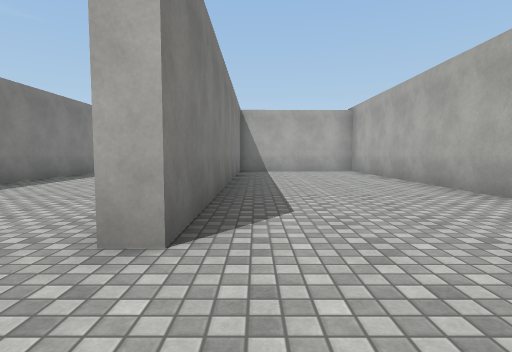
view 1 (above)

24 first-person views from a walk through a scene from a Unity 3-D project. The camera is 1.2 m above the floor, tilts 4° down and sees 80° across. The floor is counted in squares, 2 m on a side. Each view is taken from the middle of a square. On the plan, view 1 faces up. The plan holds only what a view shows up to about 9 squares ahead; the rest is blank. The place goes on beyond the plan. Some animated figures are not drawn. Surface patterns are stand-ins for the level's own textures.

view 2
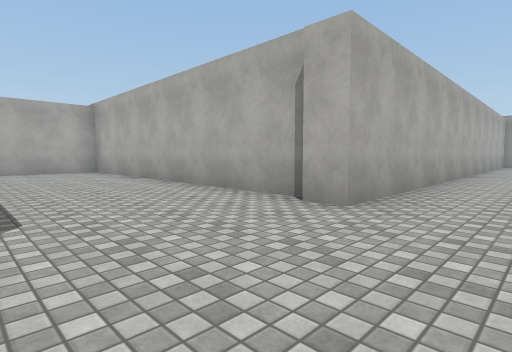

view 3
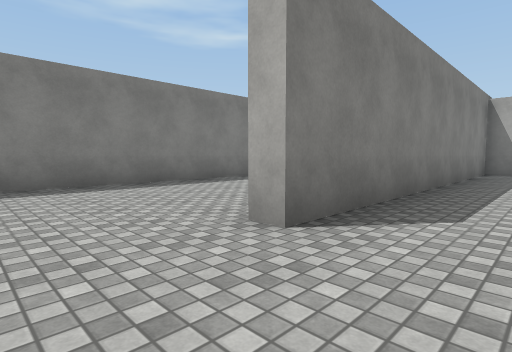

view 4
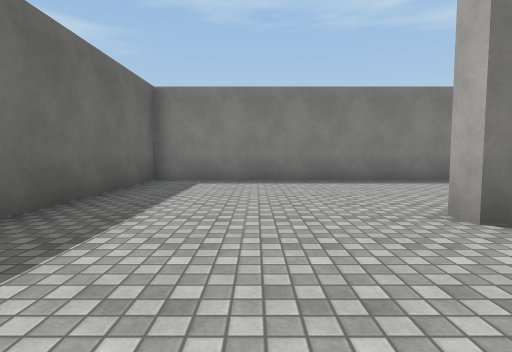

view 5
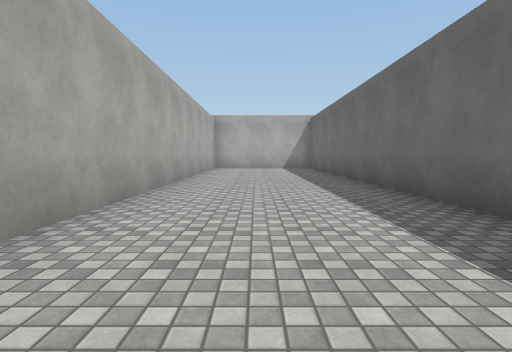

view 6
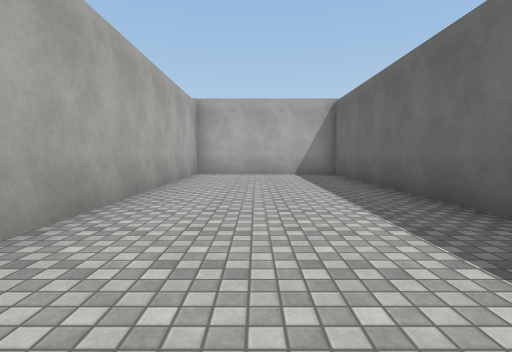

view 7
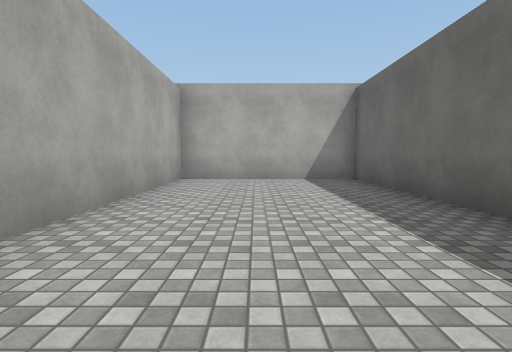

view 8
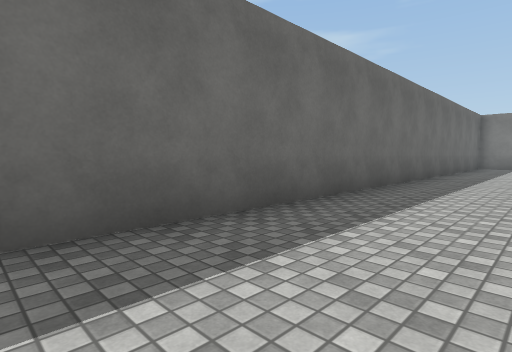

view 9
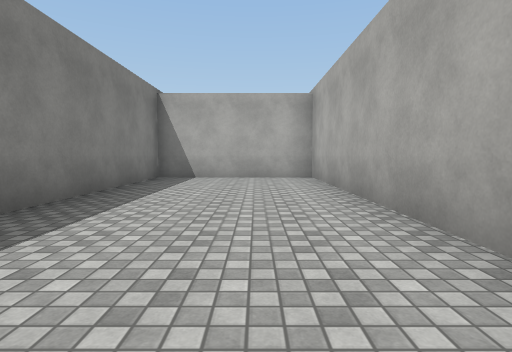

view 10
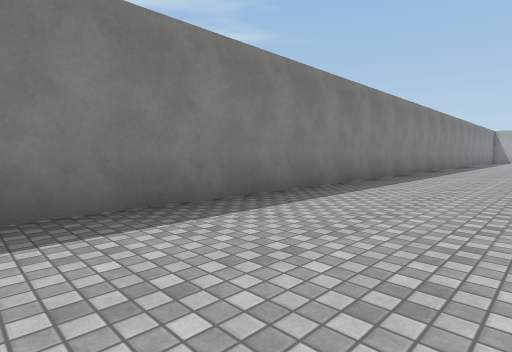

view 11
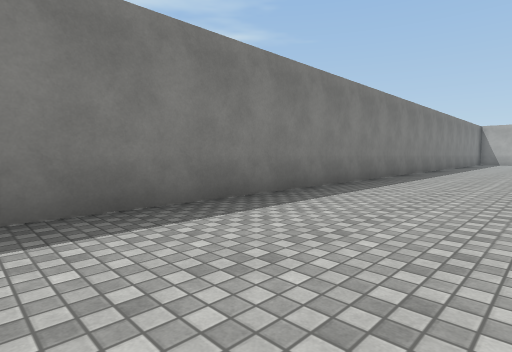

view 12
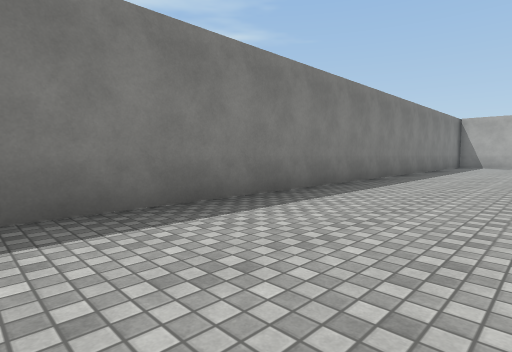

view 13
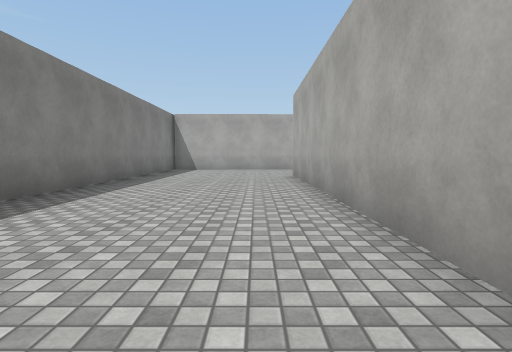

view 14
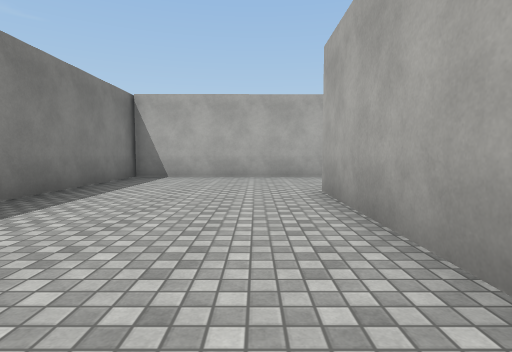

view 15
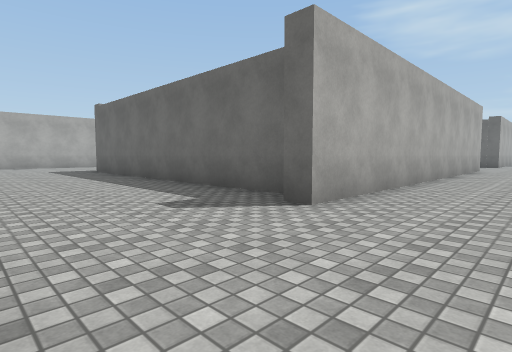

view 16
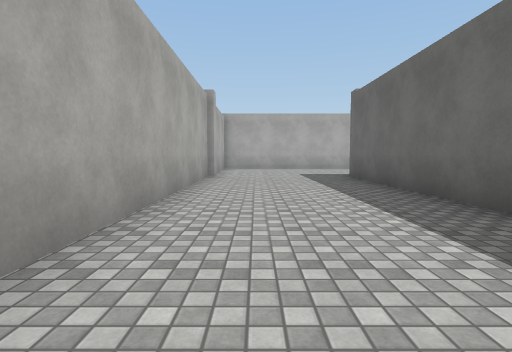

view 17
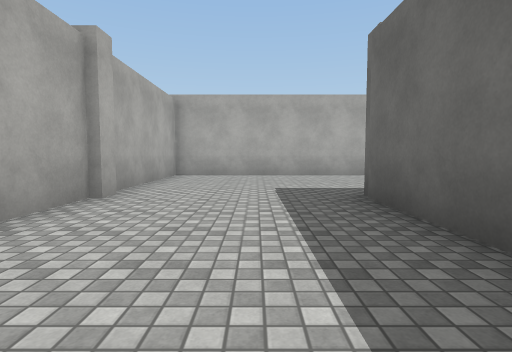

view 18
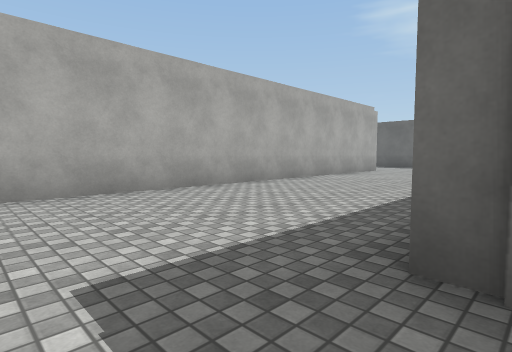

view 19
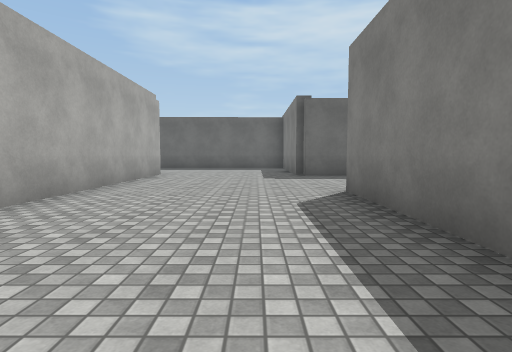

view 20
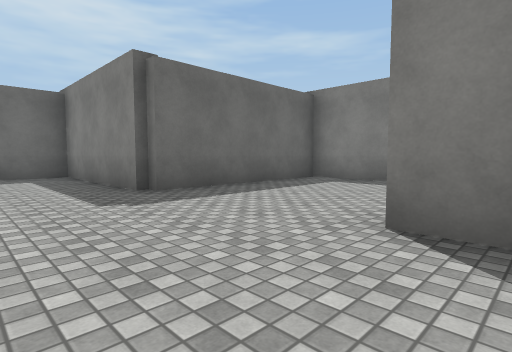

view 21
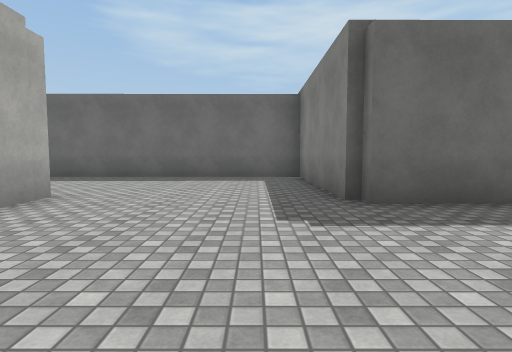

view 22
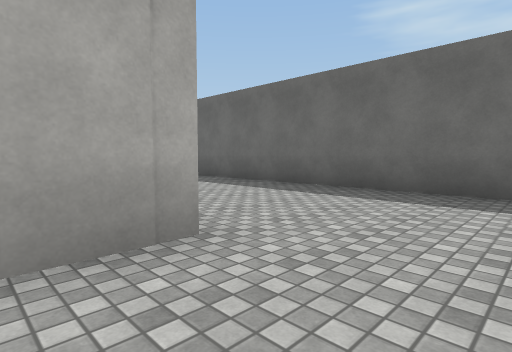

view 23
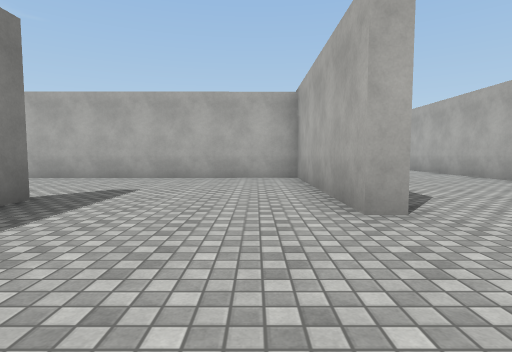

view 24
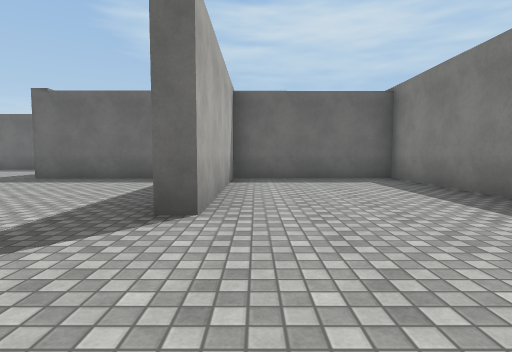

### Floor plan
Points are (right, up) in squares from view 1. A wall is a line through its corners. A room is listed if a view was taken in it or the views show most of it. See-through windows are left out.
Room 1 (views 1, 2, 3, 4, 5, 6, 7, 8, 9, 10, 11, 12, 13, 14, 15, 16, 17, 18, 19, 20, 21, 22, 23, 24)
walls: (8.8, 16) (8.8, 11.8) (18.5, 11.9); (4, 18.2) (4, 16.2) (8.5, 16.3) (8.5, 15.9); (-0.9, 18.2) (-0.9, 26) (-0.4, 26); (12.9, 15.6) (12.9, 29.3) (9, 29.3); (-0.6, 19.9) (-0.6, 16.2) (3.5, 16.2) (3.5, 21) (4, 21) (4, 20.5); (3.5, 2.5) (3.5, 11.1) (-0.6, 11) (-0.6, 1.9) (-1.1, 1.9); (8.5, 23.2) (8.5, 20) (8.1, 20) (8.1, 24.9) (1, 24.9); (-0.1, 25.4) (8.5, 25.5); (8.6, 29.1) (8.1, 29.1); (8.3, 29.3) (1.4, 29.2); (-0.1, 29.2) (-5.3, 29.2) (-5.3, -2.4) (17.5, -2.4) (17.5, 1.8) (3.2, 1.7) (3.2, 2.4)

Where each view was taken, in squares from view 1:
view 1: 0 up, 0 right, facing up
view 2: 0 up, 0 right, facing up-right
view 3: 0 up, 1 right, facing up-left
view 4: 0 up, 2 right, facing left
view 5: 0 up, 4 right, facing right
view 6: 0 up, 8 right, facing right
view 7: 0 up, 10 right, facing right
view 8: 0 up, 10 right, facing down-left
view 9: 3 up, 2 right, facing up
view 10: 3 up, 2 left, facing up-left
view 11: 8 up, 2 left, facing up-left
view 12: 13 up, 2 left, facing up-left
view 13: 17 up, 2 left, facing up
view 14: 21 up, 2 left, facing up
view 15: 29 up, 3 left, facing down-right
view 16: 28 up, 0 right, facing right
view 17: 27 up, 4 right, facing right
view 18: 27 up, 8 right, facing down-right
view 19: 25 up, 10 right, facing down
view 20: 21 up, 11 right, facing down-left
view 21: 20 up, 10 right, facing down
view 22: 17 up, 11 right, facing down-right
view 23: 17 up, 7 right, facing up
view 24: 24 up, 3 right, facing down
